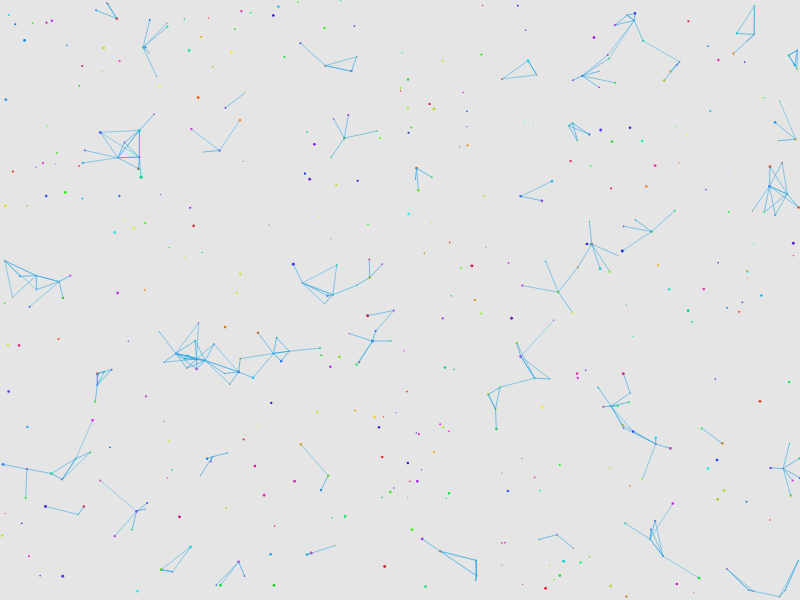
Frame 1 (no input)
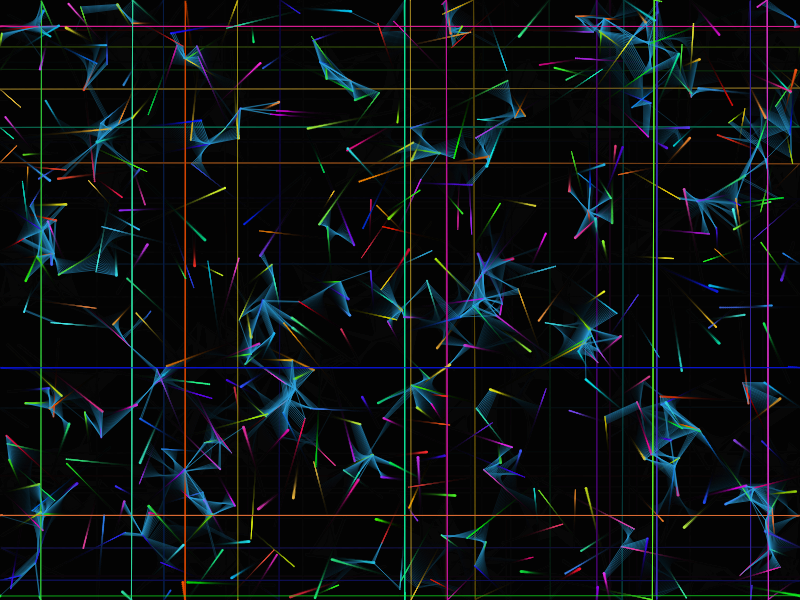
Frame 60 (no input)
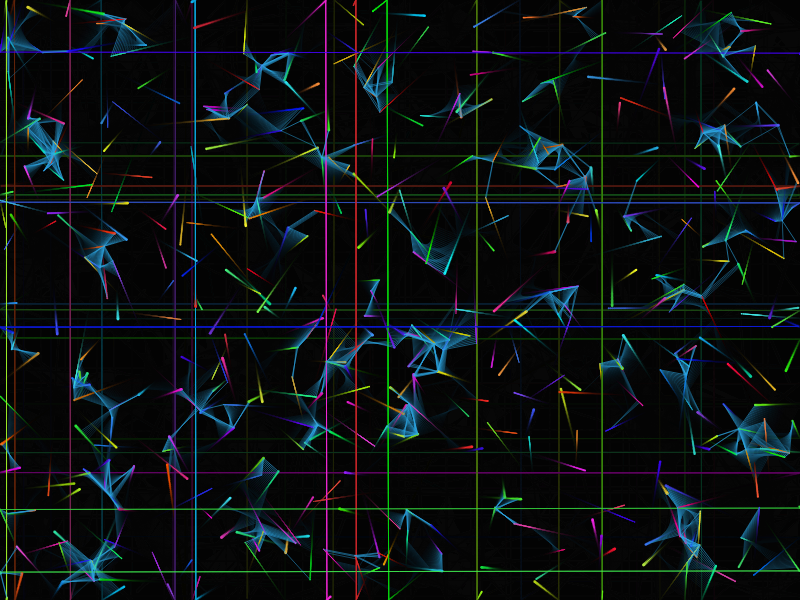
Frame 120 (the mouse pressed at the canvas centre since frame 60)

The p5.js sketch that drew these frames (run headless with seeded random() and noise() and a simulated clock; from frame 60 on, the mouse is pressed at the canvas centre):

// p5.js sketch
// ── sketch.js
let particles = [];
let grid = [];
const GRID_SIZE = 20;
const PARTICLE_COUNT = 500;
const STREAK_LENGTH = 10;
const MAX_CONNECTIONS = 300;

function setup() {
  createCanvas(800, 600);
  colorMode(HSB, 360, 100, 100, 1);
  noStroke();
  
  // Initialize particles
  for (let i = 0; i < PARTICLE_COUNT; i++) {
    particles.push({
      pos: createVector(random(width), random(height)),
      vel: p5.Vector.random2D().mult(random(0.5, 2)),
      hue: random(360),
      sat: random(70, 100),
      bri: random(80, 100),
      size: random(1, 3),
      trail: []
    });
  }
  
  // Initialize grid
  for (let i = 0; i < width / GRID_SIZE + 1; i++) {
    grid[i] = [];
    for (let j = 0; j < height / GRID_SIZE + 1; j++) {
      grid[i][j] = [];
    }
  }
}

function draw() {
  background(0, 0, 0, 0.1);
  
  // Update and display particles
  for (let i = 0; i < particles.length; i++) {
    let p = particles[i];
    
    // Update position
    p.pos.add(p.vel);
    
    // Wrap around edges
    if (p.pos.x > width) p.pos.x = 0;
    if (p.pos.x < 0) p.pos.x = width;
    if (p.pos.y > height) p.pos.y = 0;
    if (p.pos.y < 0) p.pos.y = height;
    
    // Add to trail
    p.trail.push(p.pos.copy());
    if (p.trail.length > STREAK_LENGTH) {
      p.trail.shift();
    }
    
    // Draw trail
    noFill();
    stroke(p.hue, p.sat, p.bri, 0.7);
    beginShape();
    for (let j = 0; j < p.trail.length; j++) {
      let alpha = map(j, 0, p.trail.length - 1, 0, 1);
      stroke(p.hue, p.sat, p.bri, alpha * 0.7);
      vertex(p.trail[j].x, p.trail[j].y);
    }
    endShape();
    
    // Draw particle
    fill(p.hue, p.sat, p.bri);
    noStroke();
    ellipse(p.pos.x, p.pos.y, p.size);
    
    // Update grid
    let gridX = floor(p.pos.x / GRID_SIZE);
    let gridY = floor(p.pos.y / GRID_SIZE);
    if (gridX >= 0 && gridX < grid.length && gridY >= 0 && gridY < grid[0].length) {
      grid[gridX][gridY].push(p);
    }
  }
  
  // Connect nearby particles
  let connections = 0;
  for (let i = 0; i < particles.length; i++) {
    let p1 = particles[i];
    
    // Check nearby grid cells
    let gridX = floor(p1.pos.x / GRID_SIZE);
    let gridY = floor(p1.pos.y / GRID_SIZE);
    
    for (let dx = -1; dx <= 1; dx++) {
      for (let dy = -1; dy <= 1; dy++) {
        let nx = gridX + dx;
        let ny = gridY + dy;
        
        if (nx >= 0 && nx < grid.length && ny >= 0 && ny < grid[0].length) {
          for (let j = 0; j < grid[nx][ny].length; j++) {
            let p2 = grid[nx][ny][j];
            
            if (p1 !== p2 && connections < MAX_CONNECTIONS) {
              let d = p5.Vector.dist(p1.pos, p2.pos);
              if (d < 100) {
                stroke(200, 80, 90, map(d, 0, 100, 0.8, 0));
                line(p1.pos.x, p1.pos.y, p2.pos.x, p2.pos.y);
                connections++;
              }
            }
          }
        }
      }
    }
  }
  
  // Clear grid
  for (let i = 0; i < grid.length; i++) {
    for (let j = 0; j < grid[0].length; j++) {
      grid[i][j] = [];
    }
  }
}
